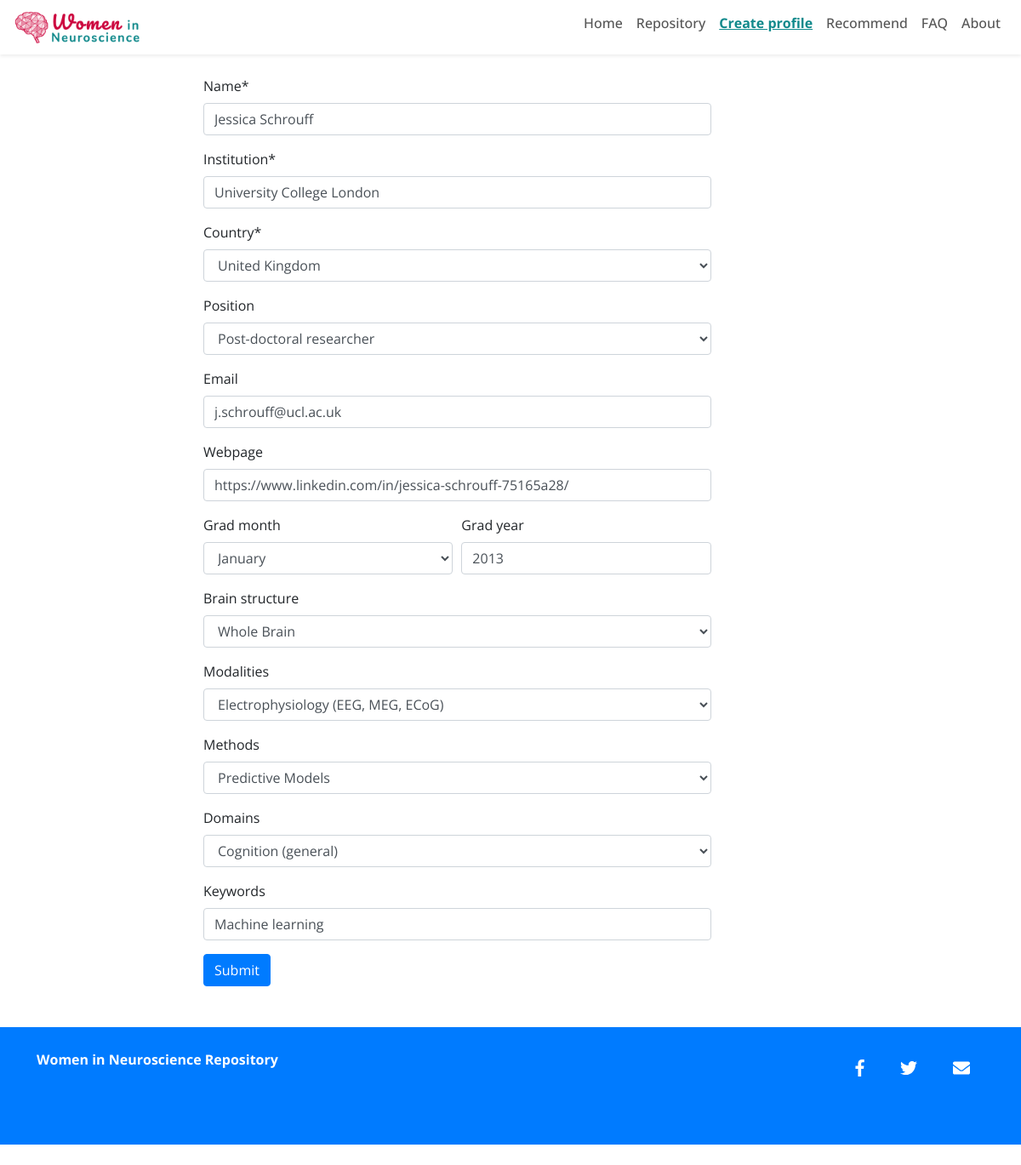
Screenshot of /list/10037/edit with the database file from the repository.
### profiles/models.py (models this page shows, shortened)
class Profile(models.Model):
    PHD = 'PhD student'
    MDR = 'Medical Doctor'
    PDR = 'Post-doctoral researcher'
    SRE = 'Senior researcher/ scientist'
    LEC = 'Lecturer'
    ATP = 'Assistant Professor'
    ACP = 'Associate Professor'
    PRF = 'Professor'
    DIR = 'Group leader/ Director/ Head of Department'
    POSITION_CHOICES = (
        (PHD, 'PhD student'),
        (MDR, 'Medical Doctor'),
        (PDR, 'Post-doctoral researcher'),
        (SRE, 'Senior researcher/ scientist'),
        (LEC, 'Lecturer'),
        (ATP, 'Assistant Professor'),
        (ACP, 'Associate Professor'),
        (PRF, 'Professor'),
        (DIR, 'Group leader/ Director/ Head of Department')
    )
    MONTHS_CHOICES = (
        ('01', 'January'),
        ('02', 'February'),
        ('03', 'March'),
        ('04', 'April'),
        ('05', 'May'),
        ('06', 'June'),
        ('07', 'July'),
        ('08', 'August'),
        ('09', 'September'),
        ('10', 'October'),
        ('11', 'November'),
        ('12', 'December')
    )
    STRUCTURE_CHOICES = (
        ('N', 'Neuron'),
        ('L', 'Layer'),
        ('C', 'Column'),
        ('R', 'Region'),
        ('W', 'Whole Brain')
    )
    MODALITIES_CHOICES = (
        ('EP', 'Electrophysiology (EEG, MEG, ECoG)'),
        ('OE', 'Other electrophysiology'),
        ('MR', 'MRI'),
        ('PE', 'PET'),
        ('DT', 'DTI'),
        ('BH', 'Behavioural'),
        ('ET', 'Eye Tracking'),
        ('BS', 'Brain Stimulation'),
        ('GT', 'Genetics'),
        ('FN', 'fNIRS'),
        ('LE','Lesions and Inactivations'),
    )
    METHODS_CHOICES = (
        ('UV', 'Univariate'),
        ('MV', 'Multivariate'),
        ('PM', 'Predictive Models'),
        ('DC', 'DCM'),
        ('CT', 'Connectivity'),
        ('CM', 'Computational Modeling'),
        ('AM', 'Animal Models')
    )
    DOMAINS_CHOICES = (
        ('CG', 'Cognition (general)'),
        ('MM', 'Memory'),
        ('SS', 'Sensory systems'),
        ('MO', 'Motor Systems'),
        ('LG', 'Language'),
        ('EM', 'Emotion'),
        ('PN', 'Pain'),
        ('LE', 'Learning'),
        ('AT', 'Attention'),
        ('DE', 'Decision Making'),
        ('DV', 'Developmental'),
        ('SL', 'Sleep'),
        ('CN', 'Consciousness'),
        ('CL', 'Clinical (general)'),
        ('DM', 'Dementia'),
        ('PK', 'Parkinson'),
        ('DD', 'Other degenerative diseases'),
        ('PS', 'Psychiatry'),
        ('AD', 'Addiction'),
        ('ON', 'Oncology'),
        ('EV', 'Evolutionary'),
        ('CM', 'Cellular and Molecular'),
        ('BI', 'Bioinformatics'),
        ('NC', 'Neuropharmacology')
    )
    name = models.CharField(max_length=100, blank=False)
    email = models.EmailField(blank=True)
    webpage = models.URLField(blank=True)
    institution = models.CharField(max_length=100, blank=False)
    country = models.ForeignKey(Country, on_delete=models.CASCADE)
    position = models.CharField(max_length=50, choices=POSITION_CHOICES, blank=True)
    grad_month = models.CharField(max_length=2, choices=MONTHS_CHOICES, blank=True)
    grad_year = models.CharField(max_length=4, blank=True)
    brain_structure = MultiSelectField(choices=STRUCTURE_CHOICES, blank=True)
    modalities = MultiSelectField(choices=MODALITIES_CHOICES, blank=True)
    methods = MultiSelectField(choices=METHODS_CHOICES, blank=True)
    domains = MultiSelectField(choices=DOMAINS_CHOICES, blank=True)
    keywords = models.CharField(max_length=250, blank=True)
    publish_date = models.DateTimeField(default=timezone.now)
    last_updated = models.DateTimeField(auto_now=True)
    class Meta:
        ordering = ['name', 'institution', 'last_updated']

### profiles/views.py (the view, shortened to what this page needs)
# urls.py: path('list/<int:pk>/edit', views.UpdateProfile.as_view(), name='edit'),
class UpdateProfile(SuccessMessageMixin, UpdateView):
    model = Profile
    fields = [
        'name',
        'email',
        'webpage',
        'institution',
        'country',
        'position',
        'grad_month',
        'grad_year',
        'brain_structure',
        'modalities',
        'methods',
        'domains',
        'keywords',
    ]
    success_message = "The profile for %(name)s was updated successfully"

### profiles/models.py (called while the page is built)
    def __str__(self):
        return self.name

### profiles/templates/profiles/profile_form.html (shortened to what this page needs)
{% extends "base.html" %}
{% load static %}
{% load crispy_forms_tags %}
{% block css %}
	{{ block.super }}
	<link rel="stylesheet" type="text/css" href="{% static 'profiles/css/style.css' %}?v=3" />
{% endblock css %}
{% block nav-create-classes %}active{% endblock nav-create-classes %}
{% block content %}
<div class="col-lg-10 col-lg-offset-1">
	<form action="" method="post">
		{{ form.name|as_crispy_field }}
		{{ form.institution|as_crispy_field }}
		{{ form.country|as_crispy_field }}
		{{ form.position|as_crispy_field }}
		{{ form.email|as_crispy_field }}
		{{ form.webpage|as_crispy_field }}
	 	<div class="form-row">
		 	<div class="form-group col-md-6 mb-0">
			 	{{ form.grad_month|as_crispy_field }}
		 	</div>
		 	<div class="form-group col-md-6 mb-0">
			 	{{ form.grad_year|as_crispy_field }}
		 	</div>
	 	</div>
	 {{ form.brain_structure|as_crispy_field }}
	 {{ form.modalities|as_crispy_field }}
	 {{ form.methods|as_crispy_field }}
	 {{ form.domains|as_crispy_field }}
	 {{ form.keywords|as_crispy_field }}
	 <button type="submit" class="btn btn-primary pill-btn">
		 Submit
	 </button>
	</form>
</div>
{% endblock content %}

### static/css/global.css (style rules this page uses)
body { font-family:'Open Sans', 'Lato', sans-serif; }

### rows the page displays
Profile: name "Jessica Schrouff", institution "University College London", country "United Kingdom", position "Post-doctoral researcher", email "j.schrouff@ucl.ac.uk", webpage "https://www.linkedin.com/in/jessica-schrouff-75165a28/", grad_month "January", grad_year "2013", brain_structure "Whole Brain", modalities "Electrophysiology (EEG, MEG, ECoG)", methods "Predictive Models", domains "Cognition (general)", keywords "Machine learning"
